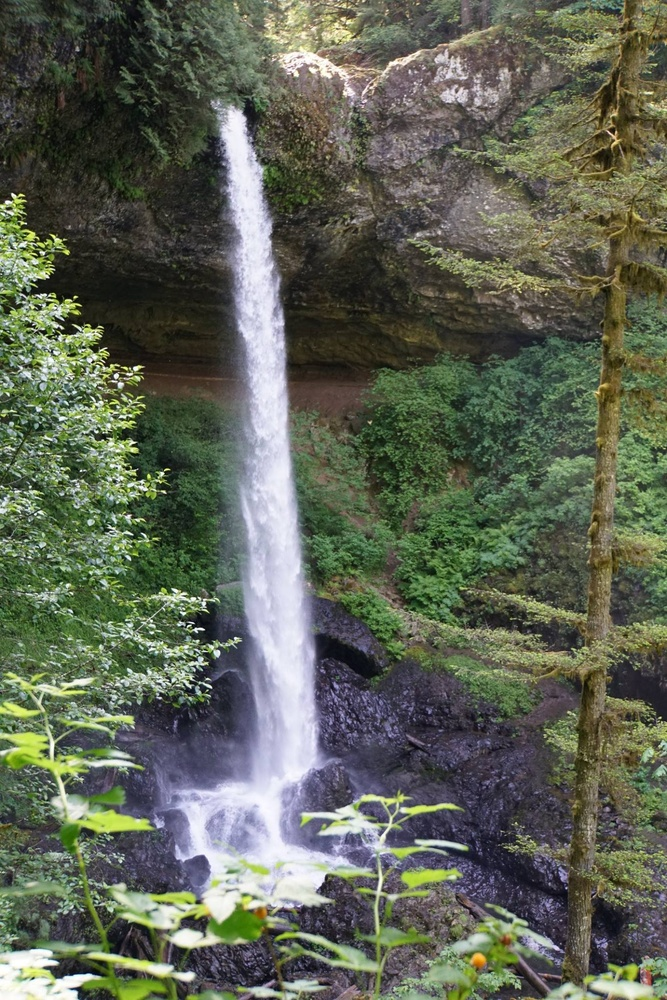
#> input picture 07_combining/silver_falls.jpg, 667 x 1000 px, shrunk from 1367 x 2048 before the run
$ python concatenating_images.py
#> lines starting #> are read from the running program, lines starting #| are printed output that depends on the picture
# concatenating_images.py

from PIL import Image


def concatenate_vertically(
        first_image_path, second_image_path, output_image_path,
    ):
    image_one = Image.open(first_image_path)
    image_two = Image.open(second_image_path)
    height = image_one.height + image_two.height
    new_image = Image.new("RGB", (image_one.width, height))

    new_image.paste(image_one, (0, 0))
    new_image.paste(image_two, (0, image_one.height))

    new_image.save(output_image_path)


def concatenate_horizontally(
        first_image_path, second_image_path, output_image_path,
    ):
#> called with first_image_path = 'silver_falls.jpg', second_image_path = 'silver_falls2.jpg', output_image_path = 'silver_h_combined.jpg'
    image_one = Image.open(first_image_path)
#> image_one is the input picture: PIL image 667x1000 RGB; mean R, G, B 94.6, 100.4, 85
    image_two = Image.open(second_image_path)
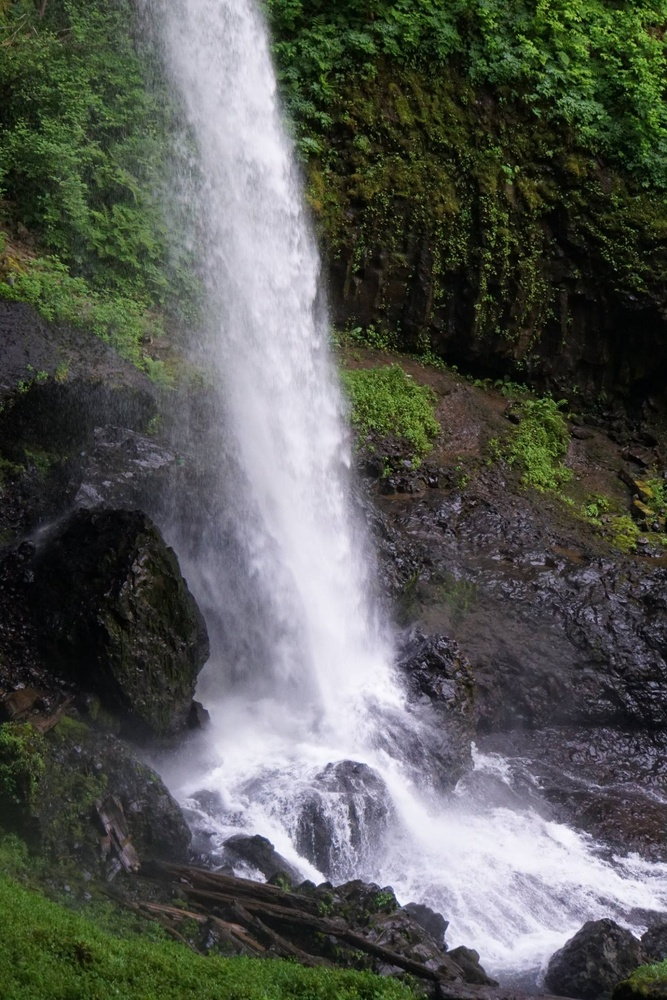
#> input picture 07_combining/silver_falls2.jpg, 667 x 1000 px, shrunk from 1367 x 2048 before the run
#> image_two is the input picture: PIL image 667x1000 RGB; mean R, G, B 86.2, 89, 83.7
    width = image_one.width + image_two.width
#> width = 1334
    new_image = Image.new("RGB", (width, image_one.height))
#> new_image: PIL image 1334x1000 RGB; every value is 0

    new_image.paste(image_one, (0, 0))
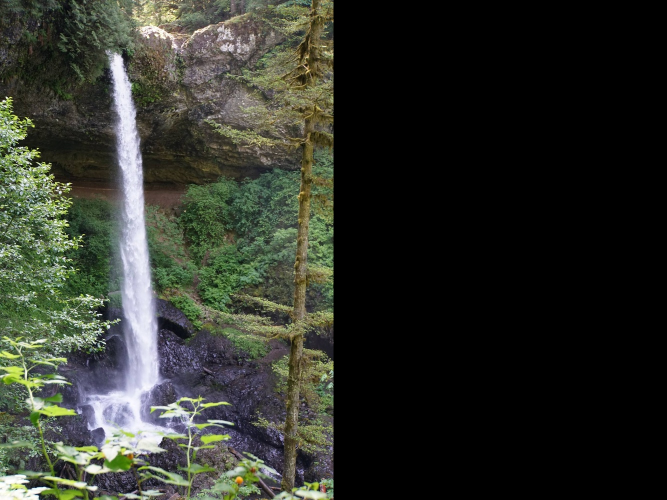
#> new_image: PIL image 1334x1000 RGB (shown at 1/2 size); mean R, G, B 47.3, 50.2, 42.5
    new_image.paste(image_two, (image_one.width, 0))
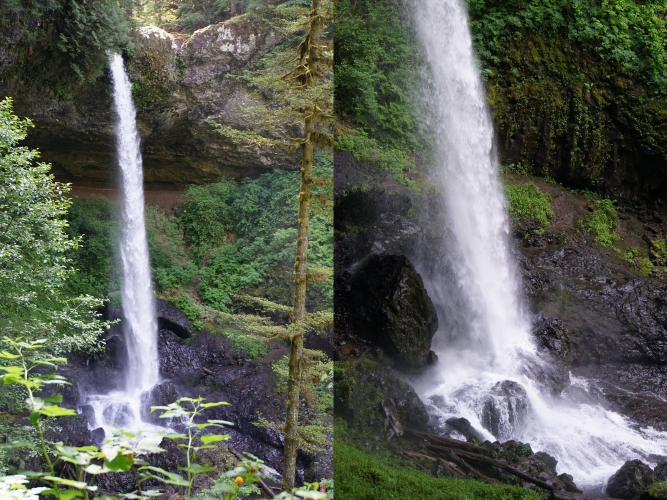
#> new_image: PIL image 1334x1000 RGB (shown at 1/2 size); mean R, G, B 90.4, 94.7, 84.4

    new_image.save(output_image_path)


if __name__ == "__main__":
    concatenate_horizontally("silver_falls.jpg",
                             "silver_falls2.jpg",
                             "silver_h_combined.jpg")
